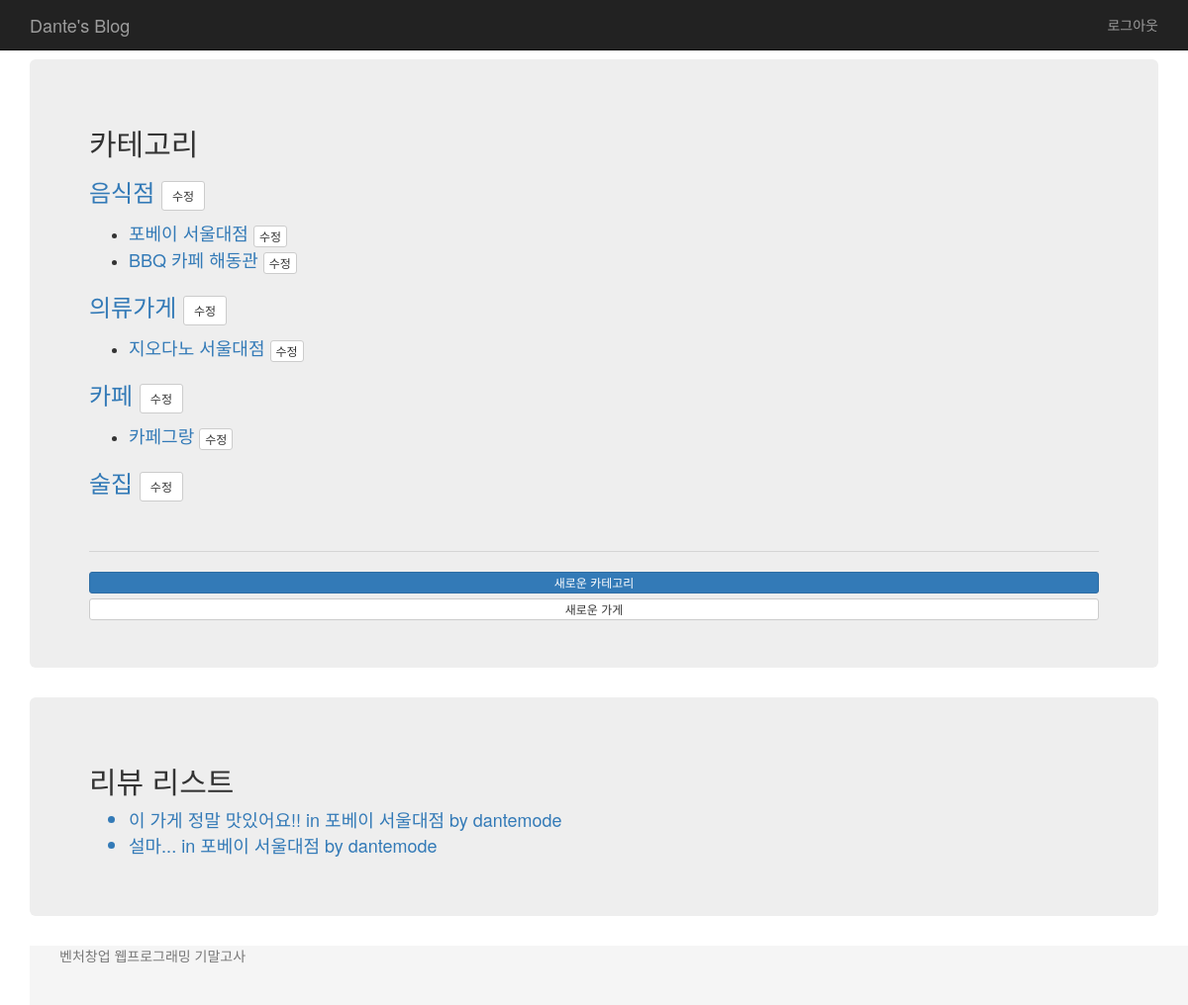
Page /blog/ (signed in) on the committed database.
### blog/models.py (models this page shows, shortened)
class Category(models.Model):
    title = models.CharField(max_length=100)
    created_at = models.DateTimeField(auto_now_add=True)
    updated_at = models.DateTimeField(auto_now=True)

class Shop(models.Model):
    category = models.ForeignKey(Category)
    title = models.CharField(max_length=100)
    number = models.CharField(max_length=20)
    address = models.CharField(max_length=100)
    about = models.TextField()
    photo1 = models.ImageField()
    photo2 = models.ImageField(blank=True)
    photo3 = models.ImageField(blank=True)
    created_at = models.DateTimeField(auto_now_add=True)
    updated_at = models.DateTimeField(auto_now=True)
    def __str__(self):
        return self.title

class Review(models.Model):
    shop = models.ForeignKey(Shop)
    user = models.ForeignKey(settings.AUTH_USER_MODEL)
    message = models.TextField()
    photo = models.ImageField(blank=True)
    created_at = models.DateTimeField(auto_now_add=True)
    updated_at = models.DateTimeField(auto_now=True)

### blog/views.py (the view)
def index(request):
    category_list = Category.objects.all()
    review_list = Review.objects.all()
    return render(request, 'blog/index.html', {
        'category_list' : category_list,
        'review_list' : review_list,
        })

### blog/templates/blog/index.html
{% extends 'blog/base.html' %}
{% block content %}
<div class="container">
    <div class="jumbotron">
        <h2>카테고리</h2>
          {% for category in category_list %}
          <a href="{% url 'blog:category_detail' category.pk %}">
            <h3>{{category.title}}
              <a href="{% url 'blog:category_edit' category.pk %}" class="btn btn-sm btn-default">
                수정
              </a>
            </h3>
          </a>
          <ul>
            {% for shop in category.shop_set.all %}
              <a href="{% url 'blog:shop_detail' shop.pk %}" style="font-size: 18px;">
              <li>{{ shop.title }}
                <a href="{% url 'blog:shop_edit' shop.pk %}" class="btn btn-xs btn-default">
                수정
                </a>
              </li>
              </a>
            {% endfor %}
          </ul>
          {% endfor %}
          <br>
          <hr>
          <a href="{% url 'blog:category_new' %}" class="btn btn-xs btn-primary btn-block">새로운 카테고리</a>
          <a href="{% url 'blog:shop_new' %}" class="btn btn-xs btn-default btn-block">새로운 가게</a>
    </div>
    <div class="jumbotron">
    <h2>리뷰 리스트</h2>
      <ul>
      {% for review in review_list %}
        <a href="{% url 'blog:shop_detail' review.shop.pk %}" style="font-size: 18px;">
          <li>{{ review.message }} in {{ review.shop }} by {{ review.user }}</li>
        </a>
      {% endfor %}
</div>
{% endblock %}

### blog/templates/blog/base.html (style rules this page uses)
body { padding-top: 60px; }
html { position: relative; min-height: 100%; }
body { margin-bottom: 60px; }

### rows in the picture
Category: title "음식점"
Shop: title "포베이 서울대점"
Shop: title "BBQ 카페 해동관"
Category: title "의류가게"
Shop: title "지오다노 서울대점"
Category: title "카페"
Shop: title "카페그랑"
Category: title "술집"
Review: message "이 가게 정말 맛있어요!!", shop "포베이 서울대점", user "dantemode"
Review: message "설마...", shop "포베이 서울대점", user "dantemode"
